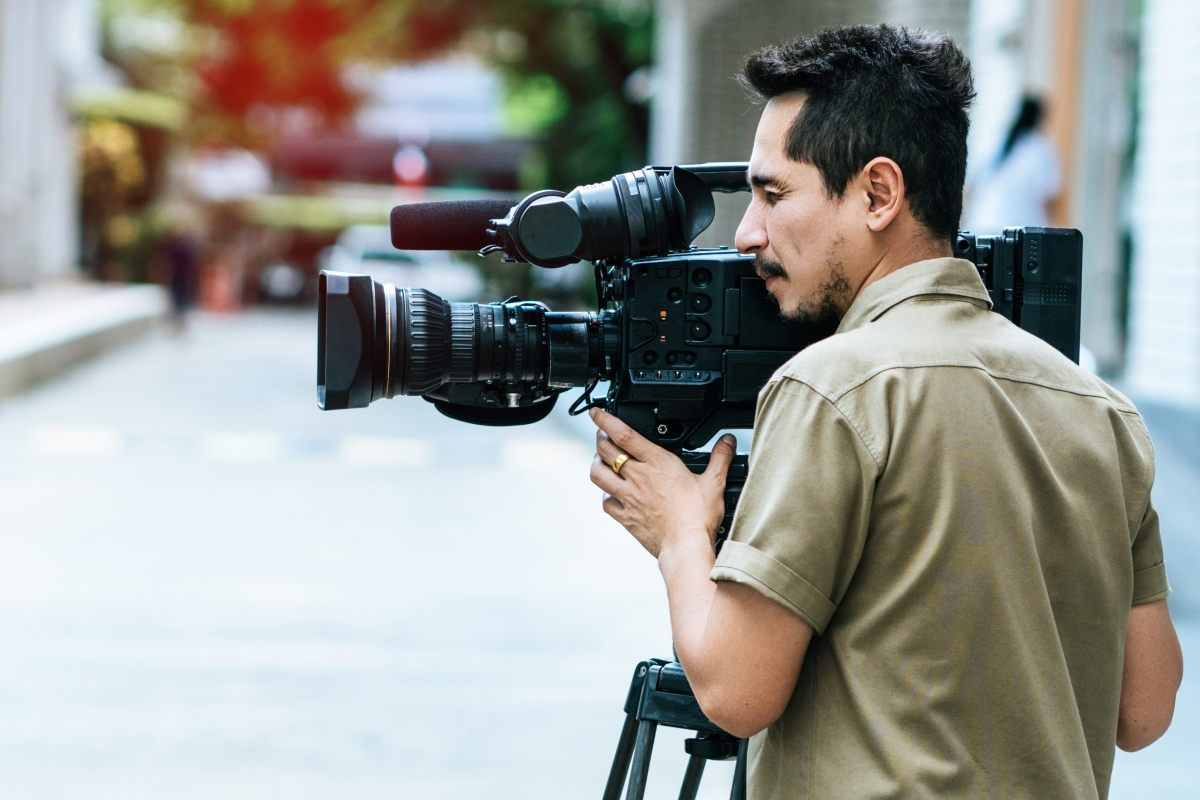
#> input picture img/camera_man.jpg, 1200 x 800 px
$ python k_mean_cluster.py
#> lines starting #> are read from the running program, lines starting #| are printed output that depends on the picture
import cv2
import numpy as np

def manual_kmeans(pixel_data, k, max_iterations=10, epsilon=1.0):
    """
    Performs K-Means clustering from scratch using NumPy.

    Args:
        pixel_data (np.array): 2D array of pixels (num_pixels, 3).
        k (int): The number of clusters.
        max_iterations (int): Maximum number of iterations to perform.
        epsilon (float): The threshold for convergence. If the total change in
                         centroids is less than this, the algorithm stops.

    Returns:
        tuple: A tuple containing:
            - labels (np.array): The cluster index for each pixel.
            - centroids (np.array): The final cluster centroids (colors).
    """
    # 1. Initialization: Randomly select K pixels as initial centroids
    num_pixels = pixel_data.shape[0]
    random_indices = np.random.choice(num_pixels, size=k, replace=False)
    centroids = pixel_data[random_indices]

    print(f"Starting K-Means with K={k}.")

    for i in range(max_iterations):
        # A faster, vectorized version of the assignment step
        # Calculate distances from all pixels to all centroids at once using broadcasting
        # Shape: (num_pixels, 1, 3) - (k, 3) -> (num_pixels, k, 3)
        distances = np.linalg.norm(pixel_data[:, np.newaxis] - centroids, axis=2)

        # 2. Assignment Step: Assign labels based on the minimum distance
        labels = np.argmin(distances, axis=1)

        # 3. Update Step: Recalculate centroids as the mean of assigned pixels
        new_centroids = np.zeros_like(centroids)
        for cluster_idx in range(k):
            # Get all pixels assigned to the current cluster
            points_in_cluster = pixel_data[labels == cluster_idx]

            # If a cluster is empty, keep its old centroid
            if len(points_in_cluster) > 0:
                new_centroids[cluster_idx] = np.mean(points_in_cluster, axis=0)
            else:
                # Re-initialize empty clusters to a random pixel to avoid collapse
                new_centroids[cluster_idx] = pixel_data[np.random.choice(num_pixels)]

        # 4. Convergence Check
        # Calculate the total distance the centroids moved
        centroid_shift = np.sum(np.linalg.norm(new_centroids - centroids, axis=1))

        # Update centroids for the next iteration
        centroids = new_centroids

        print(f"Iteration {i+1}/{max_iterations}: Centroid shift = {centroid_shift:.2f}")

        # If the centroids moved less than our epsilon threshold, we've converged
        if centroid_shift < epsilon:
            print("Converged!")
            break

    return labels, centroids.astype(np.uint8)


# --- Main execution ---
if __name__ == '__main__':
    # 1. Configuration
    image_path = '../img/camera_man.jpg'  # Replace with your image path
    K = 8                      # The number of clusters (colors)

    # 2. Load the Image
    # OpenCV loads images in BGR format. We'll work directly in BGR.
    original_image = cv2.imread(image_path)
#> original_image is the input picture: shape (800, 1200, 3); mean B, G, R 149.7, 154.3, 152.5

    if original_image is None:
        print(f"Error: Could not load image from '{image_path}'")
        exit()

    # Get image dimensions
    height, width, _ = original_image.shape
#> height = 800; width = 1200

    # 3. Prepare Data for K-Means
    # Reshape the image to be a list of pixels (N_pixels, 3)
    # (number of pixels) * (R, G, B)
    pixel_data = original_image.reshape((-1, 3))

    # Convert to float32 for K-Means calculations
    pixel_data = np.float32(pixel_data)

    # 4. Run the manual K-Means algorithm
    labels, centroids = manual_kmeans(pixel_data, K)
#> in manual_kmeans, `centroids = pixel_data[random_indices]`: centroids = [[171, 155, 143], [104, 82, 41], [123, 155, 154], [238, 229, 215], [202, 199, 191], [250, 245, 236], [10, 7, 3], [74, 84, 78]]
#> the loop in manual_kmeans, `for i in range(max_iterations):` made 10 passes
#> centroid_shift on pass 1: 102.2
#| Iteration 1/10: Centroid shift = 102.23
#> centroids = [[145, 162, 169], [51, 61, 58], [103, 124, 135], [227, 218, 205], [193, 191, 181], [246, 240, 230], [24, 23, 16], [65, 87, 109]]

    # 5. Reconstruct the Segmented Image
    # Map each pixel's label to its corresponding centroid color
    segmented_data = centroids[labels]

    # Reshape the segmented data back to the original image dimensions
    segmented_image = segmented_data.reshape((height, width, 3))
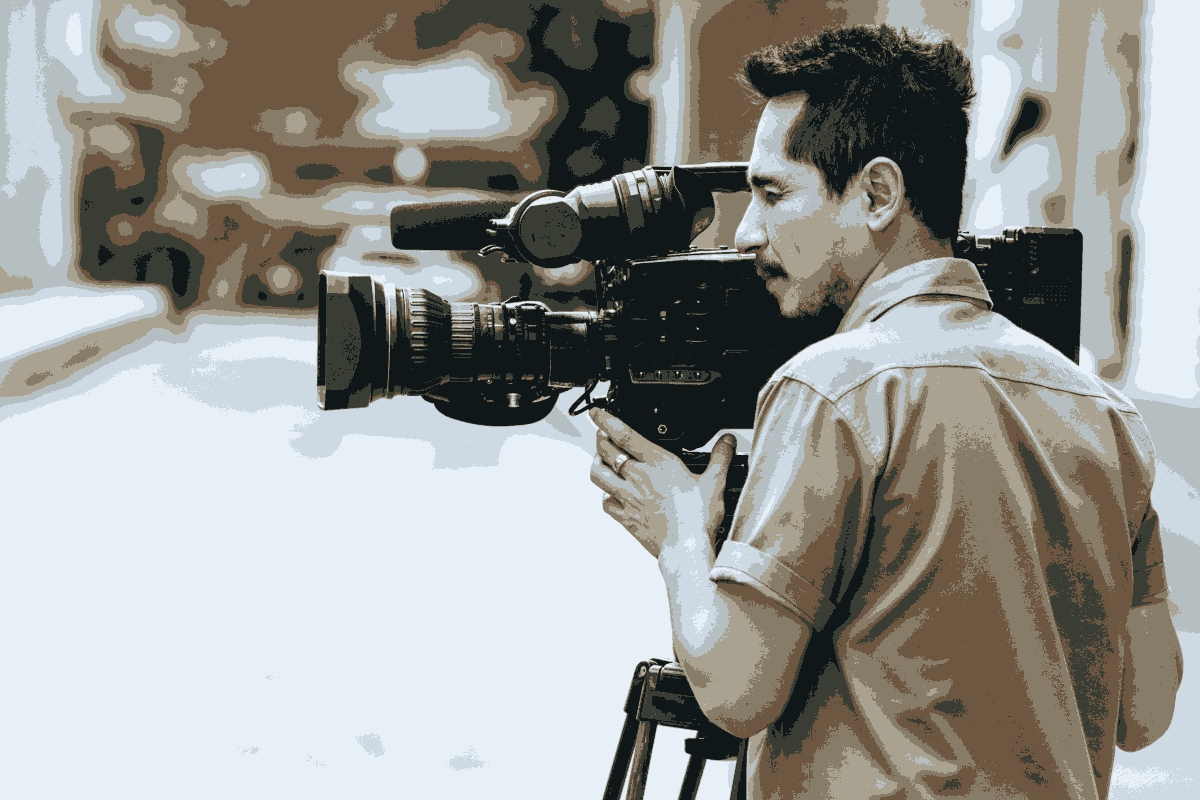
#> segmented_image: shape (800, 1200, 3); mean of channels 0, 1, 2 149.2, 153.7, 152.1; drawn as B, G, R

    # 6. Create a Comparison Image and Display
    # To display side-by-side, we can concatenate the images horizontally
    comparison_image = np.hstack((original_image, segmented_image))
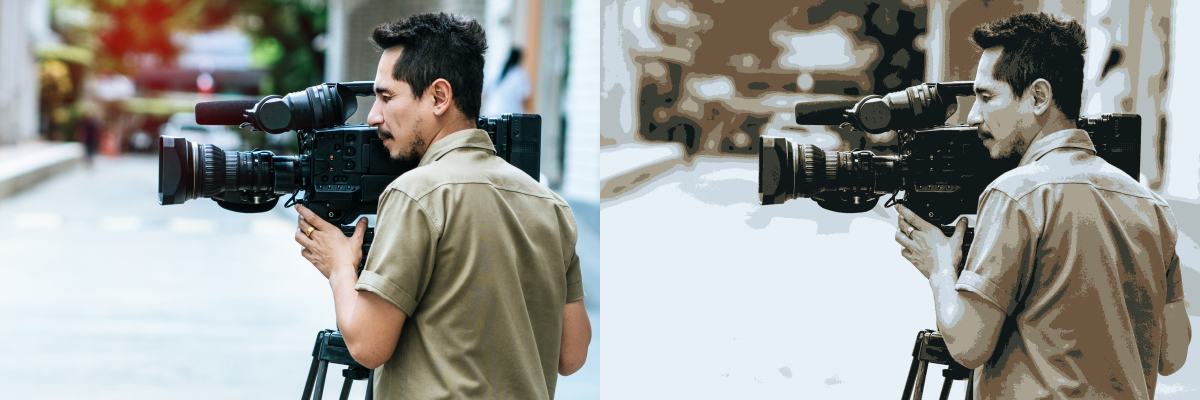
#> comparison_image: shape (800, 2400, 3) (shown at 1/2 size); mean B, G, R 149.5, 154, 152.3

    # 6. Display the Results in Separate Windows
    # Display the original image in its own window
    cv2.imshow('Original Image', original_image)

    # Display the segmented image in a second, separate window
    cv2.imshow(f'Segmented Image (K={K})', segmented_image)

    # Wait for a key press and then close all windows
    print("\nDisplaying results in two windows. Press any key to exit.")
    cv2.waitKey(0)
    cv2.destroyAllWindows()

$ run again, with img/box.jpg copied over img/camera_man.jpg
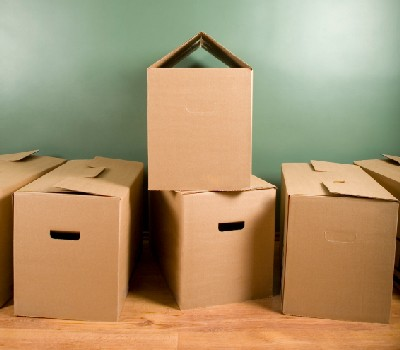
#> input picture img/box.jpg, 400 x 350 px
#> original_image is the input picture: shape (350, 400, 3); mean B, G, R 110, 147.3, 171.7
#> in manual_kmeans, `centroids = pixel_data[random_indices]`: centroids = [[149, 191, 226], [92, 150, 222], [152, 174, 150], [80, 134, 195], [159, 185, 162], [207, 220, 206], [173, 192, 171], [115, 141, 125]]
#> the loop in manual_kmeans, `for i in range(max_iterations):` made 10 passes
#> centroid_shift on pass 1: 156
#> (printed output is left out)
#> `labels, centroids = manual_kmeans(pixel_data, K)`: centroids = [[131, 177, 228], [93, 145, 205], [96, 124, 107], [59, 109, 160], [136, 164, 141], [209, 222, 210], [173, 192, 174], [4, 31, 60]]
#> `segmented_image = segmented_data.reshape((height, width, 3))`:
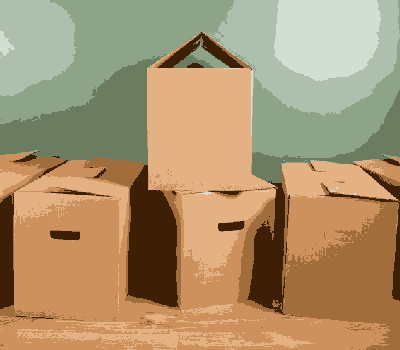
#> segmented_image: shape (350, 400, 3); mean of channels 0, 1, 2 109.5, 146.9, 171.2; drawn as B, G, R
#> `comparison_image = np.hstack((original_image, segmented_image))`:
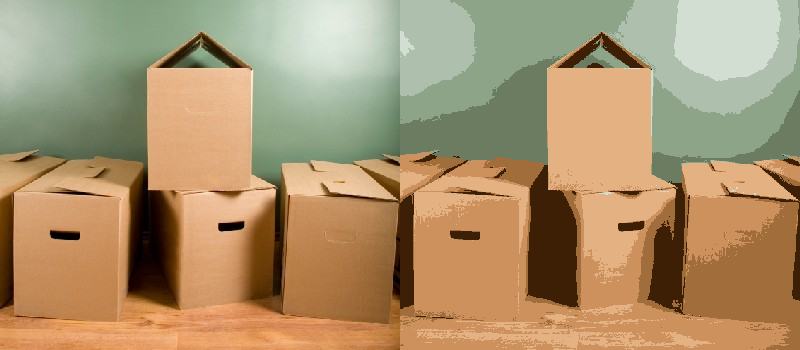
#> comparison_image: shape (350, 800, 3); mean B, G, R 109.7, 147.1, 171.4

$ run again, with img/forest.jpg copied over img/camera_man.jpg
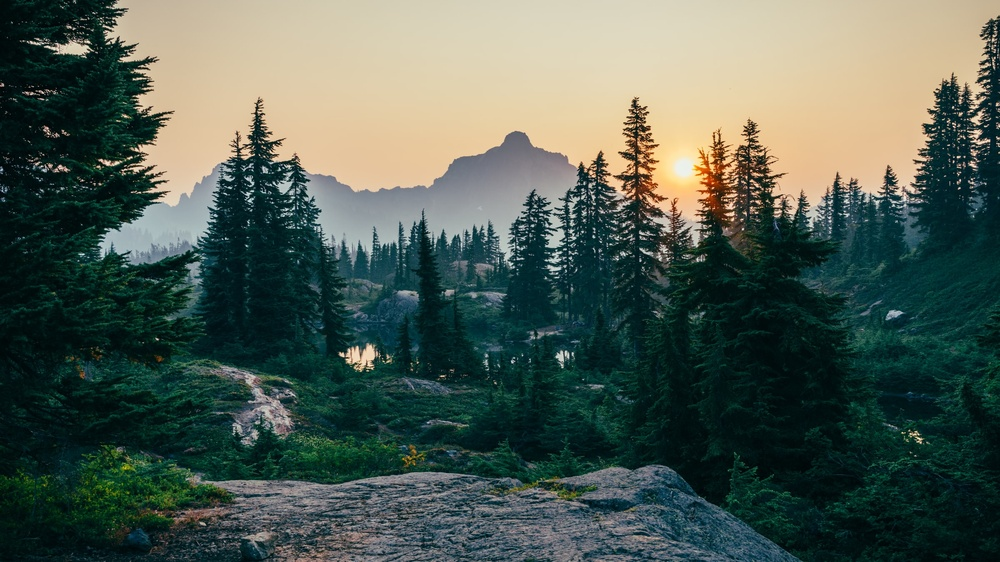
#> input picture img/forest.jpg, 1000 x 562 px, shrunk from 2400 x 1350 before the run
#> original_image is the input picture: shape (562, 1000, 3); mean B, G, R 82.4, 92.7, 79.5
#> in manual_kmeans, `centroids = pixel_data[random_indices]`: centroids = [[129, 126, 121], [163, 199, 229], [16, 16, 0], [66, 66, 30], [171, 213, 232], [20, 56, 4], [50, 59, 16], [28, 33, 1]]
#> the loop in manual_kmeans, `for i in range(max_iterations):` made 10 passes
#> centroid_shift on pass 1: 72.9
#> (printed output is left out)
#> `labels, centroids = manual_kmeans(pixel_data, K)`: centroids = [[134, 133, 131], [165, 184, 192], [19, 20, 1], [94, 92, 73], [170, 205, 226], [39, 61, 74], [60, 62, 21], [37, 40, 5]]
#> `segmented_image = segmented_data.reshape((height, width, 3))`:
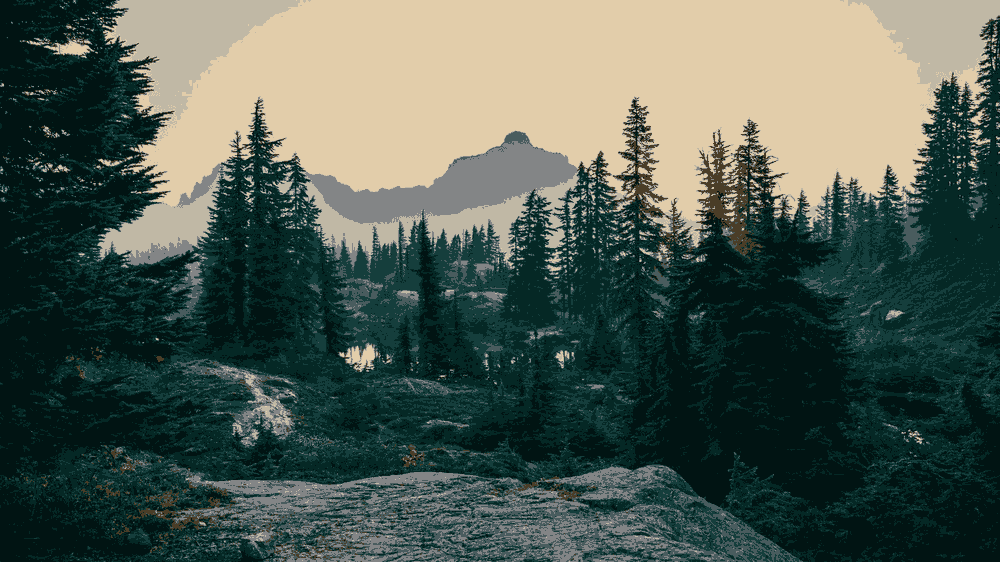
#> segmented_image: shape (562, 1000, 3); mean of channels 0, 1, 2 82, 92.1, 79; drawn as B, G, R
#> `comparison_image = np.hstack((original_image, segmented_image))`:
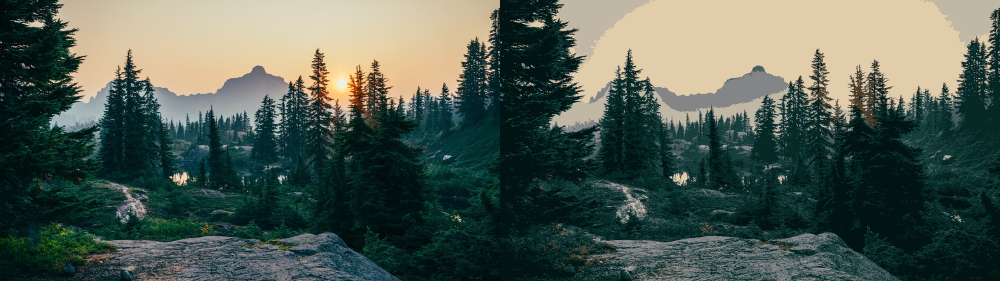
#> comparison_image: shape (562, 2000, 3) (shown at 1/2 size); mean B, G, R 82.2, 92.4, 79.2

$ run again, with img/leaf.jpg copied over img/camera_man.jpg
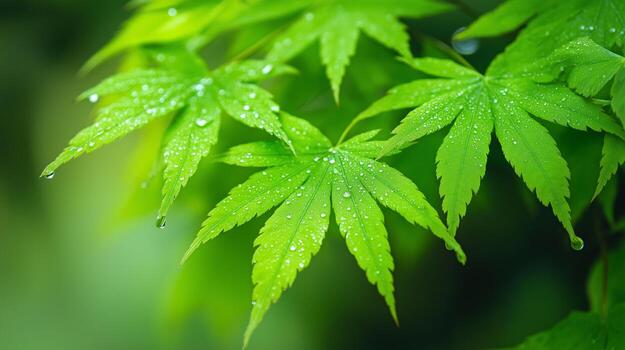
#> input picture img/leaf.jpg, 625 x 350 px
#> original_image is the input picture: shape (350, 625, 3); mean B, G, R 29.8, 138.8, 76.2
#> in manual_kmeans, `centroids = pixel_data[random_indices]`: centroids = [[16, 33, 12], [14, 86, 43], [21, 150, 59], [27, 187, 97], [32, 152, 88], [3, 198, 125], [20, 92, 45], [16, 27, 7]]
#> the loop in manual_kmeans, `for i in range(max_iterations):` made 10 passes
#> centroid_shift on pass 1: 146.1
#> (printed output is left out)
#> `labels, centroids = manual_kmeans(pixel_data, K)`: centroids = [[13, 58, 21], [11, 90, 33], [16, 175, 88], [87, 209, 141], [59, 146, 91], [29, 207, 129], [12, 128, 55], [15, 31, 12]]
#> `segmented_image = segmented_data.reshape((height, width, 3))`:
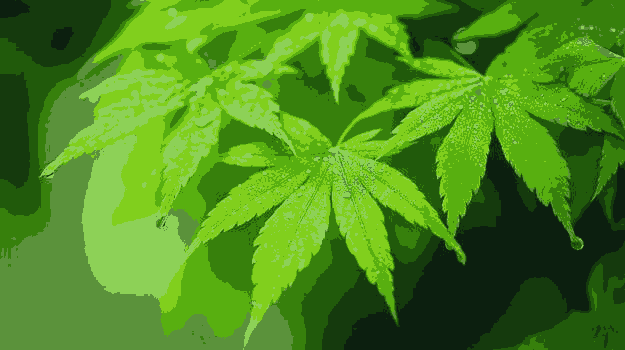
#> segmented_image: shape (350, 625, 3); mean of channels 0, 1, 2 29.4, 138.2, 75.7; drawn as B, G, R
#> `comparison_image = np.hstack((original_image, segmented_image))`:
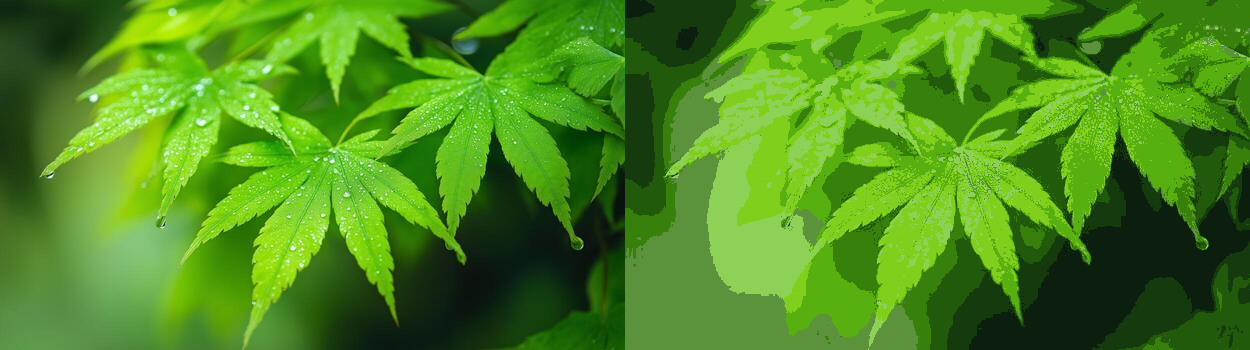
#> comparison_image: shape (350, 1250, 3); mean B, G, R 29.6, 138.5, 75.9
